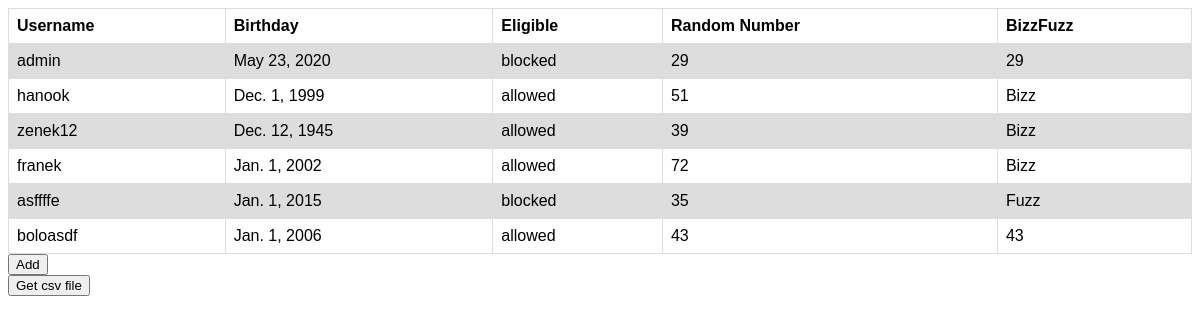
The app's page /, older data.
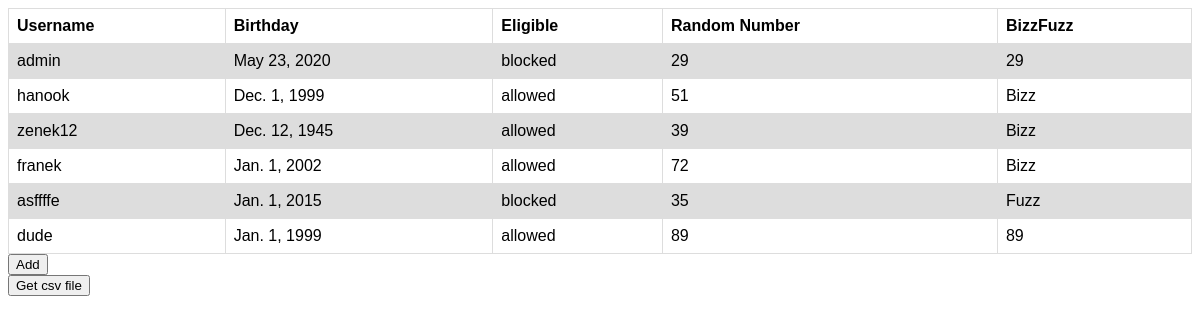
The same page, newer data.
### user/models.py (models this page shows, shortened)
class MiloUser(AbstractBaseUser, PermissionsMixin):
    username = models.CharField(max_length=40, unique=True, db_index=True)
    birthDate = models.DateField()
    number = models.PositiveSmallIntegerField()
    is_active = models.BooleanField(default=True)
    is_admin = models.BooleanField(default=False)
    objects = UserManager()
    USERNAME_FIELD = 'username'
    REQUIRED_FIELDS = []

### user/views.py (the view)
# urls.py: path('', views.milo_user_list_view),
def milo_user_list_view(request):
    users = MiloUser.objects.all()
    user_attributes = []
    for user in users:
        user_attributes.append({"fizzbuzz": is_fizz_buzz(user), "eligible": get_age(user)})
    user_data = zip(users, user_attributes)
    return render(request, "user/list.html", {"users": user_data})

### user/utils.py (called while the page is built)
def is_fizz_buzz(user):
    result = user.number
    if user.number % 3 == 0 and user.number % 5 == 0:
        result = "BizzFuzz"
    elif user.number % 5 == 0:
        result = "Fuzz"
    elif user.number % 3 == 0:
        result = "Bizz"
    return result

def get_age(user):
    return "allowed" if int(((datetime.today().date() - user.birthDate)/365.25).days) > 13 else "blocked"

### templates/user/list.html (shortened to what this page needs)
{% extends 'user/base.html' %}
{% block content %}
<table>
    <tr>
        <th>Username</th>
        <th>Birthday</th>
        <th>Eligible</th>
        <th>Random Number</th>
        <th>BizzFuzz</th>
    </tr>
{% for name, attributes in users %}
    <tr class="entry" onclick="handleClick('{{ name.username }}_detail')">
        <td>{{ name.username }}</td>
        <td>{{ name.birthDate }}</td>
        <td>{{ attributes.eligible }}</td>
        <td>{{ name.number }}</td>
        <td>{{ attributes.fizzbuzz }}</td>
    </tr>
{% endfor %}
</table>
<form action="/add" method="post" class="inline">
    <button class="float-left submit-button" >Add</button>
</form>
<button onclick="handleClick('csv')">Get csv file</button>
{% endblock %}

Row changes from the older to the newer data that the page shows:
removed MiloUser: username "boloasdf", birthDate "Jan. 1, 2006", eligible "allowed", number "43", fizzbuzz "43"
added MiloUser: username "dude", birthDate "Jan. 1, 1999", eligible "allowed", number "89", fizzbuzz "89"
